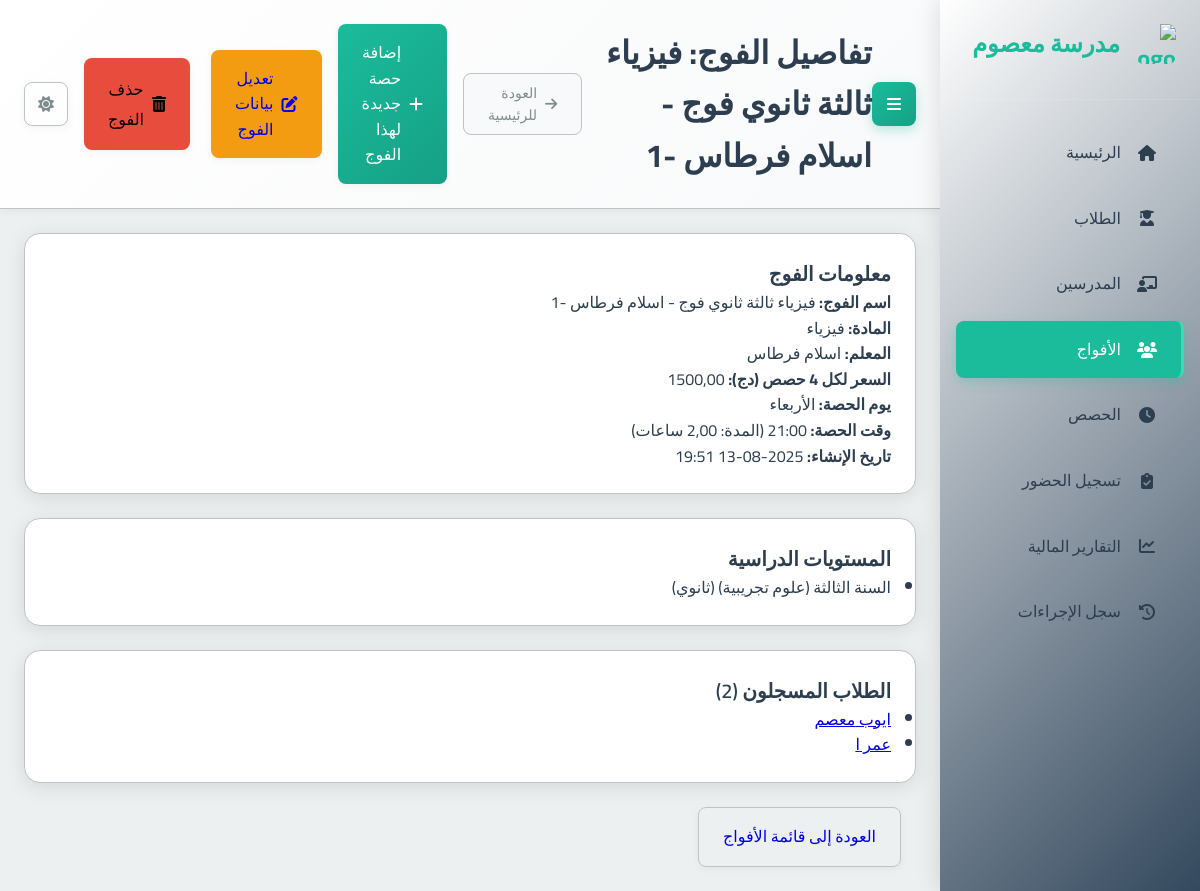
Screenshot of /groups/2/ with the database file from the repository.
### school_app/models.py (models this page shows, shortened)
class Group(models.Model):
    name = models.CharField(max_length=100, verbose_name="اسم الفوج")
    subject = models.ForeignKey(Subject, on_delete=models.PROTECT, verbose_name="المادة")
    teacher = models.ForeignKey(Teacher, on_delete=models.CASCADE, verbose_name="المدرس")
    academic_levels = models.ManyToManyField(AcademicLevel, verbose_name="المستويات الدراسية المتوافقة")
    price_per_4_sessions = models.DecimalField(max_digits=10, decimal_places=2, verbose_name="السعر لكل 4 حصص")
    session_day = models.IntegerField(choices=[
        (0, 'الاثنين'),
        (1, 'الثلاثاء'),
        (2, 'الأربعاء'),
        (3, 'الخميس'),
        (4, 'الجمعة'),
        (5, 'السبت'),
        (6, 'الأحد')
    ], verbose_name="يوم الحصة")
    session_start_time = models.TimeField(verbose_name="وقت بداية الحصة")
    session_duration = models.DecimalField(max_digits=4, decimal_places=2, default=1.5, verbose_name="مدة الحصة (ساعات)")
    students = models.ManyToManyField(Student, blank=True, verbose_name="الطلاب المسجلون")
    created_at = models.DateTimeField(auto_now_add=True, verbose_name="تاريخ الإنشاء")
    is_continuous = models.BooleanField(default=False, verbose_name="فوج مستمر (تُنشأ الحصص أسبوعياً تلقائياً)")
    created_sessions_until = models.DateField(null=True, blank=True, verbose_name="تم إنشاء الحصص حتى تاريخ")
    class Meta:
        verbose_name = "فوج"
        verbose_name_plural = "الأفواج"

class Subject(models.Model):
    name = models.CharField(max_length=100, verbose_name="اسم المادة")
    class Meta:
        verbose_name = "مادة دراسية"
        verbose_name_plural = "المواد الدراسية"

class Teacher(models.Model):
    first_name = models.CharField(max_length=100, verbose_name="الاسم الأول")
    last_name = models.CharField(max_length=100, verbose_name="اللقب")
    phone_number = models.CharField(max_length=20, unique=True, verbose_name="رقم الهاتف")
    subject = models.ForeignKey(Subject, on_delete=models.PROTECT, verbose_name="المادة الأساسية")
    created_at = models.DateTimeField(auto_now_add=True, verbose_name="تاريخ الإنشاء")
    class Meta:
        verbose_name = "مدرس"
        verbose_name_plural = "المدرسون"

class AcademicLevel(models.Model):
    name = models.CharField(max_length=100, verbose_name="الاسم")
    category = models.CharField(max_length=50, choices=[
        ('PRIMARY', 'ابتدائي'),
        ('MIDDLE', 'متوسط'),
        ('HIGH', 'ثانوي')
    ], verbose_name="الفئة")
    class Meta:
        verbose_name = "المستوى الدراسي"
        verbose_name_plural = "المستويات الدراسية"

class Student(models.Model):
    first_name = models.CharField(max_length=100, verbose_name="الاسم الأول")
    last_name = models.CharField(max_length=100, verbose_name="اللقب")
    phone_number = models.CharField(max_length=20, unique=True, verbose_name="رقم هاتف الطالب")
    guardian_phone = models.CharField(max_length=20, verbose_name="رقم هاتف الولي")
    birth_day = models.IntegerField(verbose_name="يوم الميلاد")
    birth_month = models.IntegerField(verbose_name="شهر الميلاد")
    birth_year = models.IntegerField(verbose_name="سنة الميلاد")
    academic_level = models.ForeignKey(AcademicLevel, on_delete=models.PROTECT, verbose_name="المستوى الدراسي")
    registration_fee_paid = models.BooleanField(default=False, verbose_name="رسوم التسجيل مدفوعة")
    card_number = models.CharField(max_length=20, unique=True, blank=True, null=True, verbose_name="رقم البطاقة")
    prepaid_balance = models.DecimalField(max_digits=10, decimal_places=2, default=Decimal('0.00'), verbose_name="رصيد مدفوع مقدماً")
    created_at = models.DateTimeField(auto_now_add=True, verbose_name="تاريخ الإنشاء")
    class Meta:
        verbose_name = "طالب"
        verbose_name_plural = "الطلاب"

### school_app/views.py (the view)
# urls.py: path('groups/<int:group_id>/', views.group_detail, name='group_detail'),
def group_detail(request, group_id):
    group = get_object_or_404(Group, id=group_id)
    context = {
        'group': group,
        'page_title': f"تفاصيل الفوج: {group.name}"
    }
    return render(request, 'school_app/group_detail.html', context)

### templates/school_app/group_detail.html (shortened to what this page needs)
{% extends "base.html" %}
{% block page_title %}{{ page_title|default:"تفاصيل الفوج" }}{% endblock %}
{% block header_actions %}
  <a href="{% url 'add_session' %}?group_id={{ group.id }}" class="btn btn-primary">
    <i class="fas fa-plus"></i> إضافة حصة جديدة لهذا الفوج
  </a>
  <a href="{% url 'edit_group' group.id %}" class="btn btn-warning" style="margin-left: 5px;"><i class="fas fa-edit"></i> تعديل بيانات الفوج</a>
  <form action="{% url 'delete_group' group.id %}" method="post" style="display: inline-block;" onsubmit="return confirm('هل أنت متأكد أنك تريد حذف هذا الفوج؟ سيتم حذف جميع الحصص المتعلقة به أيضاً.');">
      <button type="submit" class="btn btn-danger">
          <i class="fas fa-trash-alt"></i> حذف الفوج
      </button>
  </form>
{% endblock %}
{% block content %}
<div class="row">
  <div class="col-md-6">
    <div class="card mb-3">
      <div class="card-body">
        <h5 class="card-title">معلومات الفوج</h5>
        <p><strong>اسم الفوج:</strong> {{ group.name }}</p>
        <p><strong>المادة:</strong> {{ group.subject.name }}</p>
        <p><strong>المعلم:</strong> {{ group.teacher.first_name }} {{ group.teacher.last_name }}</p>
        <p><strong>السعر لكل 4 حصص (دج):</strong> {{ group.price_per_4_sessions }}</p>
        <p><strong>يوم الحصة:</strong> {{ group.get_session_day_display }}</p>
        <p><strong>وقت الحصة:</strong> {{ group.session_start_time|time:"H:i" }} (المدة: {{ group.session_duration }} ساعات)</p>
        <p><strong>تاريخ الإنشاء:</strong> {{ group.created_at|date:"Y-m-d H:i" }}</p>
      </div>
    </div>
    <div class="card mb-3">
      <div class="card-body">
        <h5 class="card-title">المستويات الدراسية</h5>
        {% if group.academic_levels.all %}
          <ul class="list-group">
            {% for level in group.academic_levels.all %}
              <li class="list-group-item">{{ level.name }} ({{ level.get_category_display }})</li>
            {% endfor %}
          </ul>
        {% else %}
          <p class="text-muted">لم يتم تحديد مستويات دراسية.</p>
        {% endif %}
      </div>
    </div>
  </div>
  <div class="col-md-6">
    <div class="card mb-3">
      <div class="card-body">
        <h5 class="card-title">الطلاب المسجلون ({{ group.students.count }})</h5>
        {% if group.students.all %}
          <ul class="list-group">
            {% for student in group.students.all %}
              <li class="list-group-item">
                <a href="{% url 'student_detail' student.id %}">{{ student.first_name }} {{ student.last_name }}</a>
              </li>
            {% endfor %}
          </ul>
        {% else %}
          <p class="text-muted">لا يوجد طلاب مسجلون حالياً في هذا الفوج.</p>
        {% endif %}
      </div>
    </div>
  </div>
</div>
<div class="mt-3">
  <a href="{% url 'group_list' %}" class="btn btn-secondary">العودة إلى قائمة الأفواج</a>
</div>
{% endblock %}

### static/css/main.css (style rules this page uses)
:root { --primary-color: #2c3e50; --primary-light: #34495e; --primary-darker: #1a252f; --accent-color: #1abc9c; --accent-light: #2fe2b3; --accent-dark: #16a085; --text-color: #2c3e50; --text-secondary: #7f8c8d; --text-on-primary: #ffffff; --text-on-accent: #ffffff; --text-nav: #2c3e50; --background-color: #ecf0f1; --card-background: #ffffff; --input-background: #ffffff; --border-color: #bdc3c7; --input-border-color: #bdc3c7; --success-color: #2ecc71; --warning-color: #f39c12; --error-color: #e74c3c; --info-color: #1E90FF; --table-header-background: #e9ecef; --table-row-hover-background: #f8f9fa; --box-shadow-color: rgba(0, 0, 0, 0.1); --box-shadow-color-hover: rgba(0, 0, 0, 0.15); --box-shadow-soft-color: rgba(0, 0, 0, 0.05); --subtle-background: #f8f9fa; --spacing-xs: 8px; --spacing-sm: 16px; --spacing-md: 24px; --spacing-lg: 32px; --spacing-xl: 48px; --font-family: 'Cairo', sans-serif; --font-size-xs: 12px; --font-size-sm: 14px; --font-size-md: 16px; --font-size-lg: 20px; --font-size-xl: 24px; --font-size-xxl: 32px; --border-radius-sm: 4px; --border-radius-md: 8px; --border-radius-lg: 16px; --transition-fast: 0.2s ease; --transition-normal: 0.3s ease; --transition-slow: 0.5s ease; --sidebar-width: 260px; }
* { margin: 0; padding: 0; box-sizing: border-box; direction: rtl; }
html { direction: rtl; font-size: 16px; }
body { font-family: var(--font-family); background-color: var(--background-color); color: var(--text-color); line-height: 1.6; transition: background-color var(--transition-normal), color var(--transition-normal); overflow-x: hidden; }
.btn-secondary { border: 1px solid var(--input-border-color) !important; margin: 0 15px; }
.btn-warning { background: var(--warning-color); }
.btn-danger { background: var(--error-color); }
.card { background-color: var(--card-background); border-radius: var(--border-radius-lg); box-shadow: 0 4px 20px var(--box-shadow-color); margin-bottom: var(--spacing-md); overflow: hidden; transition: all var(--transition-normal); border: 1px solid var(--border-color); }
.card-title { font-size: var(--font-size-lg); font-weight: 600; margin: 0; color: var(--text-color); }
.card-body { padding: var(--spacing-md); color: var(--text-color); }
.btn { font-family: var(--font-family); padding: var(--spacing-sm) var(--spacing-md); border: none; border-radius: var(--border-radius-md); cursor: pointer; font-size: var(--font-size-md); font-weight: 500; text-decoration: none; display: inline-flex; align-items: center; gap: var(--spacing-xs); transition: all var(--transition-fast); box-shadow: 0 2px 8px var(--box-shadow-soft-color); }
.btn-primary { background: linear-gradient(135deg, var(--accent-color) 0%, var(--accent-dark) 100%); color: var(--text-on-accent); }
.mb-3 { margin-bottom: var(--spacing-md); }
.mt-3 { margin-top: var(--spacing-md); }

### rows the page displays
Group: name "فيزياء ثالثة ثانوي فوج - اسلام فرطاس -1", subject.name "فيزياء", teacher.first_name "اسلام", teacher.last_name "فرطاس", price_per_4_sessions "1500,00", session_day "الأربعاء", session_start_time "21:00", created_at "2025-08-13 19:51", students.count "2"
AcademicLevel: name "السنة الثالثة (علوم تجريبية)", category "ثانوي"
Student: first_name "ايوب", last_name "معصم"
Student: first_name "عمر", last_name "ا"

### other values shown
{{ page_title|default:"تفاصيل الفوج" }} "تفاصيل الفوج: فيزياء ثالثة ثانوي فوج - اسلام فرطاس -1"
